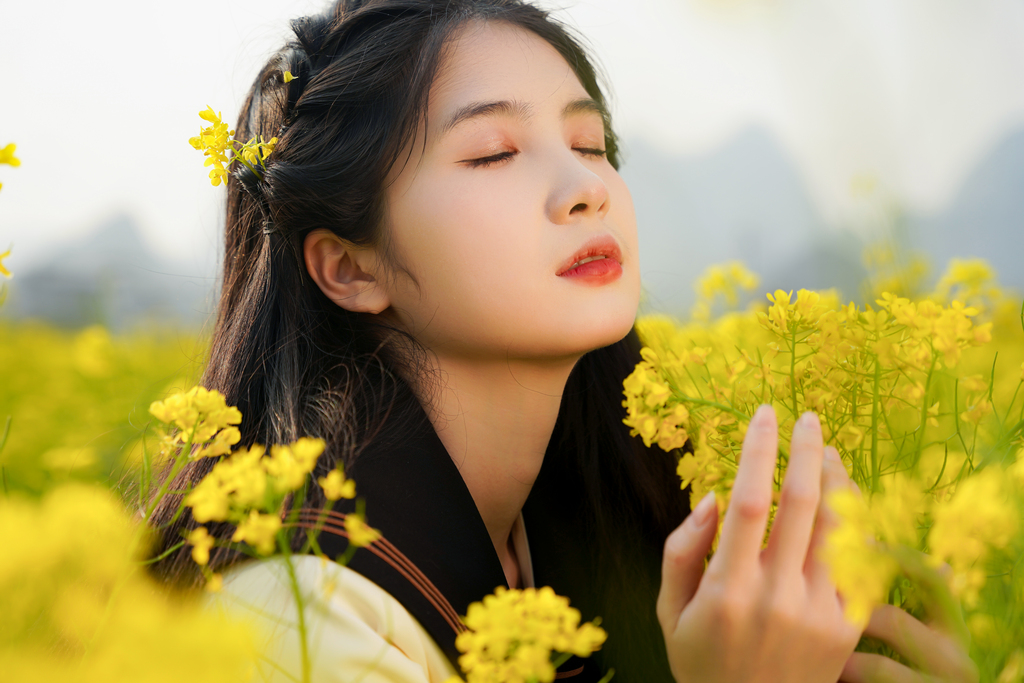
#> input picture web/pic/01.jpg, 1024 x 683 px
$ python minpng.py ../pic/01.jpg out.png
#> lines starting #> are read from the running program, lines starting #| are printed output that depends on the picture
"""Minimize tri-color PNG size without resizing.

Converts any image to a 3-color paletted PNG (white/black/red) for minimal file size.
Assumes input is already a tri-color image; will quantize to nearest of the 3 colors.

Usage:
  python minpng.py input.png output.png
"""
from __future__ import annotations

import argparse
import math
from pathlib import Path

from PIL import Image  # type: ignore


# Target palette: white, black, red
PALETTE_COLORS = [
    (255, 255, 255),  # 0 = white
    (0, 0, 0),        # 1 = black
    (255, 0, 0),      # 2 = red
]


def color_distance_sq(c1: tuple[int, int, int], c2: tuple[int, int, int]) -> int:
    """Squared Euclidean distance between two RGB colors."""
    return (c1[0] - c2[0]) ** 2 + (c1[1] - c2[1]) ** 2 + (c1[2] - c2[2]) ** 2


def nearest_palette_index(r: int, g: int, b: int) -> int:
    """Find the nearest palette color index for given RGB."""
    pixel = (r, g, b)
    best_idx = 0
    best_dist = color_distance_sq(pixel, PALETTE_COLORS[0])
    for idx, color in enumerate(PALETTE_COLORS[1:], start=1):
        dist = color_distance_sq(pixel, color)
        if dist < best_dist:
            best_dist = dist
            best_idx = idx
    return best_idx


def minimize_tricolor_png(input_path: Path, output_path: Path) -> None:
    """Convert image to minimal 3-color paletted PNG.

    Processing pipeline:
      1. Pad to 300x400 (white fill, no scaling, original centered horizontally).
      2. Rotate 90° clockwise → 400x300.
      3. Quantize to 3-color palette.
    """
    with Image.open(input_path) as img:
#> img is the input picture: PIL image 1024x683 RGB; mean R, G, B 169.8, 153.4, 98.9
        src = img.convert("RGB")
        w, h = src.size
#> w = 1024; h = 683

        # Step 1: pad to 300x400, center horizontally, white fill
        target_w, target_h = 300, 400
        if w != target_w or h != target_h:
            padded = Image.new("RGB", (target_w, target_h), (255, 255, 255))
#> padded: PIL image 300x400 RGB; every value is 255
            offset_x = 0
            offset_y = (target_h - h) // 2
#> offset_y = -142
            padded.paste(src, (offset_x, offset_y))
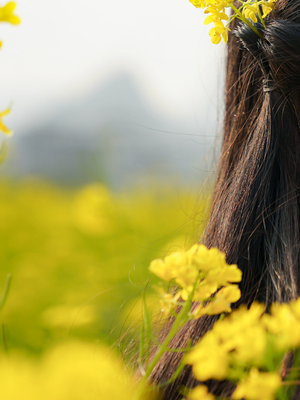
#> padded: PIL image 300x400 RGB; mean R, G, B 170.9, 161.6, 92.3
            src = padded

        # Step 2: rotate 90° counter-clockwise → 400x300
        src = src.transpose(Image.Transpose.ROTATE_90)
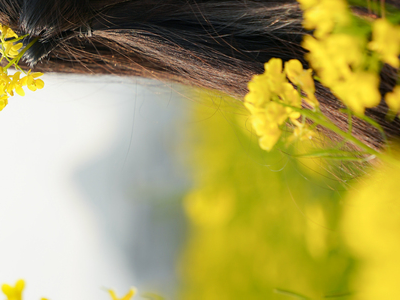
#> src: PIL image 400x300 RGB; mean R, G, B 170.9, 161.6, 92.3

        w, h = src.size
#> w = 400; h = 300
        pix = src.load()

        # Create paletted image
        out = Image.new("P", (w, h))
#> out: PIL image 400x300 P; every value is 0

        # Set palette: white, black, red + padding
        palette = []
        for color in PALETTE_COLORS:
            palette.extend(color)
        # Pad to 256 colors (768 values)
        palette.extend([0, 0, 0] * (256 - len(PALETTE_COLORS)))
        out.putpalette(palette)
#> out: PIL image 400x300 P; every value is 255

        out_pix = out.load()

        # Quantize each pixel to nearest palette color
        for y in range(h):
            for x in range(w):
                r, g, b = pix[x, y]
                out_pix[x, y] = nearest_palette_index(r, g, b)

        # Save with maximum optimization
        out.save(output_path, format="PNG", optimize=True)


def parse_args() -> argparse.Namespace:
    parser = argparse.ArgumentParser(
        description="Minimize tri-color PNG size without resizing."
    )
    parser.add_argument("input", help="Input image path")
    parser.add_argument("output", help="Output PNG path")
    return parser.parse_args()


def main() -> int:
    args = parse_args()
    input_path = Path(args.input).resolve()
    output_path = Path(args.output).resolve()

    output_path.parent.mkdir(parents=True, exist_ok=True)

    minimize_tricolor_png(input_path, output_path)

    # Report sizes
    in_size = input_path.stat().st_size
    out_size = output_path.stat().st_size
    ratio = (1 - out_size / in_size) * 100 if in_size > 0 else 0

    print(f"Input:  {input_path} ({in_size:,} bytes)")
    print(f"Output: {output_path} ({out_size:,} bytes)")
    print(f"Saved:  {ratio:.1f}%")

    return 0


if __name__ == "__main__":
#> (the run stopped early here; a loop or call above may not have finished)
